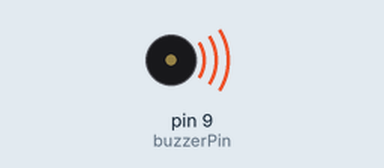
A sketch run on a simulated Arduino Uno, built with avr-gcc and run on an emulated ATmega328P. On the bench: buzzer (waves = sounding).

Above: at 0.2 s.
Timing chart, 0 to 3.0 s (numbered marks = the images above):
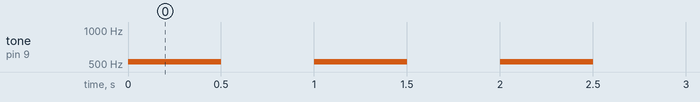

Measured:
- by itself, tone on pin 9 (buzzerPin): alternates 523 Hz for 0.50 s and silent for 0.50 s

The sketch:

buzzer.ino
```cpp
int buzzerPin=9;
void setup(){
  pinMode(buzzerPin,OUTPUT);
}
void loop(){
  tone(buzzerPin,523);
  delay(500);
  noTone(buzzerPin);
  delay(500);
}
```
